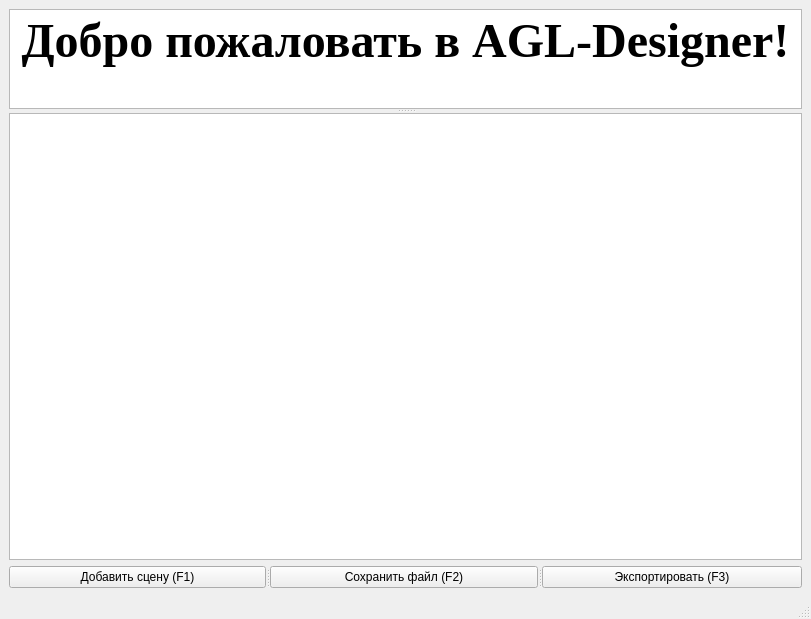
<?xml version="1.0" encoding="UTF-8"?>
<ui version="4.0">
 <class>Designer</class>
 <widget class="QMainWindow" name="Designer">
  <property name="geometry">
   <rect>
    <x>0</x>
    <y>0</y>
    <width>811</width>
    <height>619</height>
   </rect>
  </property>
  <property name="windowTitle">
   <string>Designer</string>
  </property>
  <widget class="QWidget" name="centralwidget">
   <layout class="QGridLayout" name="gridLayout">
    <item row="0" column="0">
     <widget class="QSplitter" name="splitter_2">
      <property name="orientation">
       <enum>Qt::Orientation::Vertical</enum>
      </property>
      <widget class="QTextEdit" name="outputHintsDev">
       <property name="sizePolicy">
        <sizepolicy hsizetype="Expanding" vsizetype="Fixed">
         <horstretch>0</horstretch>
         <verstretch>0</verstretch>
        </sizepolicy>
       </property>
       <property name="minimumSize">
        <size>
         <width>0</width>
         <height>0</height>
        </size>
       </property>
       <property name="maximumSize">
        <size>
         <width>16777215</width>
         <height>100</height>
        </size>
       </property>
       <property name="font">
        <font>
         <family>Times New Roman</family>
         <pointsize>12</pointsize>
        </font>
       </property>
       <property name="html">
        <string>&lt;!DOCTYPE HTML PUBLIC &quot;-//W3C//DTD HTML 4.0//EN&quot; &quot;http://www.w3.org/TR/REC-html40/strict.dtd&quot;&gt;
&lt;html&gt;&lt;head&gt;&lt;meta name=&quot;qrichtext&quot; content=&quot;1&quot; /&gt;&lt;meta charset=&quot;utf-8&quot; /&gt;&lt;style type=&quot;text/css&quot;&gt;
p, li { white-space: pre-wrap; }
hr { height: 1px; border-width: 0; }
li.unchecked::marker { content: &quot;\2610&quot;; }
li.checked::marker { content: &quot;\2612&quot;; }
&lt;/style&gt;&lt;/head&gt;&lt;body style=&quot; font-family:'Times New Roman'; font-size:12pt; font-weight:400; font-style:normal;&quot;&gt;
&lt;p align=&quot;center&quot; style=&quot; margin-top:0px; margin-bottom:0px; margin-left:0px; margin-right:0px; -qt-block-indent:0; text-indent:0px;&quot;&gt;&lt;span style=&quot; font-size:36pt; font-weight:700;&quot;&gt;Добро пожаловать в AGL-Designer!&lt;/span&gt;&lt;/p&gt;&lt;/body&gt;&lt;/html&gt;</string>
       </property>
      </widget>
      <widget class="QPlainTextEdit" name="enterTextGames">
       <property name="font">
        <font>
         <family>Times New Roman</family>
         <pointsize>12</pointsize>
        </font>
       </property>
      </widget>
     </widget>
    </item>
    <item row="1" column="0">
     <widget class="QSplitter" name="splitter">
      <property name="orientation">
       <enum>Qt::Orientation::Horizontal</enum>
      </property>
      <widget class="QPushButton" name="addScene">
       <property name="text">
        <string>Добавить сцену (F1)</string>
       </property>
      </widget>
      <widget class="QPushButton" name="saveFile">
       <property name="text">
        <string>Сохранить файл (F2)</string>
       </property>
      </widget>
      <widget class="QPushButton" name="exporter">
       <property name="text">
        <string>Экспортировать (F3)</string>
       </property>
      </widget>
     </widget>
    </item>
   </layout>
  </widget>
  <widget class="QMenuBar" name="menubar">
   <property name="geometry">
    <rect>
     <x>0</x>
     <y>0</y>
     <width>811</width>
     <height>22</height>
    </rect>
   </property>
  </widget>
  <widget class="QStatusBar" name="statusbar"/>
 </widget>
 <tabstops>
  <tabstop>addScene</tabstop>
  <tabstop>saveFile</tabstop>
  <tabstop>exporter</tabstop>
  <tabstop>outputHintsDev</tabstop>
  <tabstop>enterTextGames</tabstop>
 </tabstops>
 <resources/>
 <connections/>
</ui>
